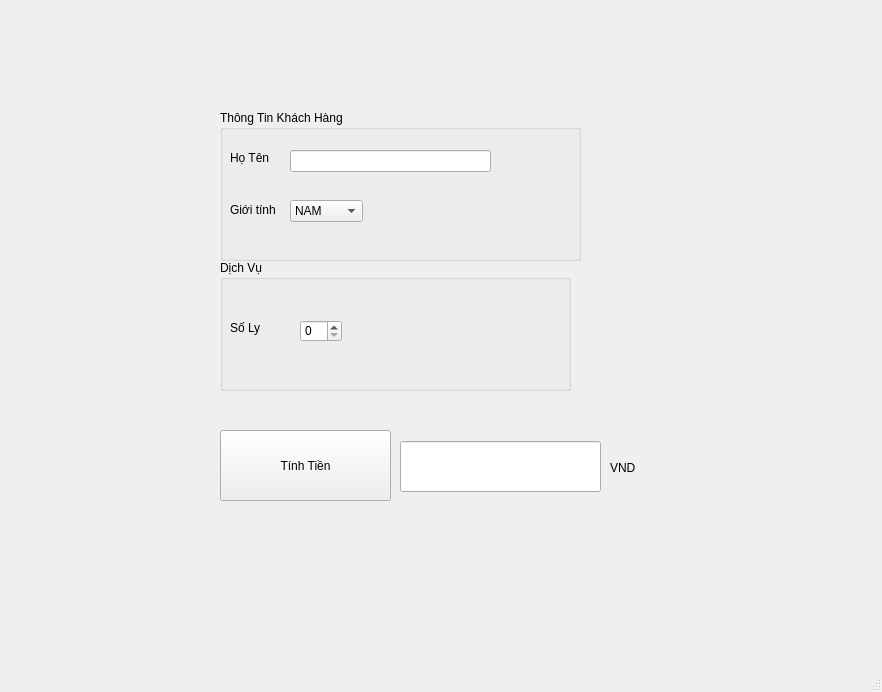
<?xml version="1.0" encoding="UTF-8"?>
<ui version="4.0">
 <class>MainWindow</class>
 <widget class="QMainWindow" name="MainWindow">
  <property name="geometry">
   <rect>
    <x>0</x>
    <y>0</y>
    <width>882</width>
    <height>692</height>
   </rect>
  </property>
  <property name="windowTitle">
   <string>Ứng Dụng</string>
  </property>
  <property name="locale">
   <locale language="Vietnamese" country="Vietnam"/>
  </property>
  <widget class="QWidget" name="centralwidget">
   <widget class="QGroupBox" name="Khachhang">
    <property name="geometry">
     <rect>
      <x>220</x>
      <y>110</y>
      <width>361</width>
      <height>151</height>
     </rect>
    </property>
    <property name="title">
     <string>Thông Tin Khách Hàng</string>
    </property>
    <widget class="QLabel" name="lbl_name">
     <property name="geometry">
      <rect>
       <x>10</x>
       <y>40</y>
       <width>55</width>
       <height>16</height>
      </rect>
     </property>
     <property name="text">
      <string>Họ Tên</string>
     </property>
    </widget>
    <widget class="QLineEdit" name="data_name">
     <property name="geometry">
      <rect>
       <x>70</x>
       <y>40</y>
       <width>201</width>
       <height>22</height>
      </rect>
     </property>
    </widget>
    <widget class="QLabel" name="lbl_gioitinh">
     <property name="geometry">
      <rect>
       <x>10</x>
       <y>90</y>
       <width>51</width>
       <height>20</height>
      </rect>
     </property>
     <property name="text">
      <string>Giới tính</string>
     </property>
    </widget>
    <widget class="QComboBox" name="data_gioitinh">
     <property name="geometry">
      <rect>
       <x>70</x>
       <y>90</y>
       <width>73</width>
       <height>22</height>
      </rect>
     </property>
     <item>
      <property name="text">
       <string>NAM</string>
      </property>
     </item>
     <item>
      <property name="text">
       <string>NỮ</string>
      </property>
     </item>
    </widget>
   </widget>
   <widget class="QGroupBox" name="DichVu">
    <property name="geometry">
     <rect>
      <x>220</x>
      <y>260</y>
      <width>351</width>
      <height>131</height>
     </rect>
    </property>
    <property name="title">
     <string>Dịch Vụ</string>
    </property>
    <widget class="QSpinBox" name="data_soly">
     <property name="geometry">
      <rect>
       <x>80</x>
       <y>60</y>
       <width>42</width>
       <height>22</height>
      </rect>
     </property>
    </widget>
    <widget class="QLabel" name="lbl_soly">
     <property name="geometry">
      <rect>
       <x>10</x>
       <y>60</y>
       <width>55</width>
       <height>16</height>
      </rect>
     </property>
     <property name="text">
      <string>Số Ly</string>
     </property>
    </widget>
   </widget>
   <widget class="QPushButton" name="btn_tinhtien">
    <property name="geometry">
     <rect>
      <x>220</x>
      <y>430</y>
      <width>171</width>
      <height>71</height>
     </rect>
    </property>
    <property name="text">
     <string>Tính Tiền</string>
    </property>
   </widget>
   <widget class="QLineEdit" name="data_name_2">
    <property name="geometry">
     <rect>
      <x>400</x>
      <y>441</y>
      <width>201</width>
      <height>51</height>
     </rect>
    </property>
   </widget>
   <widget class="QLabel" name="lbl_name_2">
    <property name="geometry">
     <rect>
      <x>610</x>
      <y>460</y>
      <width>55</width>
      <height>16</height>
     </rect>
    </property>
    <property name="text">
     <string>VND</string>
    </property>
   </widget>
  </widget>
  <widget class="QMenuBar" name="menubar">
   <property name="geometry">
    <rect>
     <x>0</x>
     <y>0</y>
     <width>882</width>
     <height>26</height>
    </rect>
   </property>
  </widget>
  <widget class="QStatusBar" name="statusbar"/>
 </widget>
 <resources/>
 <connections/>
</ui>
